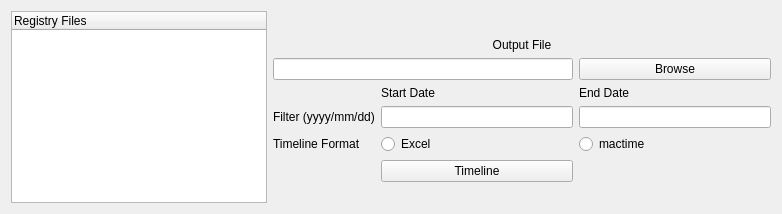
          <widget class="QWidget" name="timelineTab">
           <attribute name="title">
            <string>Timeline</string>
           </attribute>
           <layout class="QGridLayout" name="gridLayout_28">
            <item row="0" column="0">
             <layout class="QGridLayout" name="gridLayout_27">
              <item row="0" column="0" rowspan="3">
               <widget class="QTreeWidget" name="timelineTreeWidget">
                <property name="selectionMode">
                 <enum>QAbstractItemView::ExtendedSelection</enum>
                </property>
                <column>
                 <property name="text">
                  <string>Registry Files</string>
                 </property>
                </column>
               </widget>
              </item>
              <item row="0" column="1">
               <spacer name="horizontalSpacer_21">
                <property name="orientation">
                 <enum>Qt::Horizontal</enum>
                </property>
                <property name="sizeHint" stdset="0">
                 <size>
                  <width>498</width>
                  <height>20</height>
                 </size>
                </property>
               </spacer>
              </item>
              <item row="1" column="1">
               <layout class="QGridLayout" name="gridLayout_26">
                <item row="0" column="0" colspan="3">
                 <widget class="QLabel" name="label_18">
                  <property name="text">
                   <string>Output File</string>
                  </property>
                  <property name="alignment">
                   <set>Qt::AlignCenter</set>
                  </property>
                 </widget>
                </item>
                <item row="1" column="0" colspan="2">
                 <widget class="QLineEdit" name="timelineLineEdit"/>
                </item>
                <item row="1" column="2">
                 <widget class="QPushButton" name="timelineFilePushButton">
                  <property name="text">
                   <string>Browse</string>
                  </property>
                 </widget>
                </item>
                <item row="2" column="1">
                 <widget class="QLabel" name="label_25">
                  <property name="text">
                   <string>Start Date</string>
                  </property>
                  <property name="alignment">
                   <set>Qt::AlignLeading|Qt::AlignLeft|Qt::AlignVCenter</set>
                  </property>
                 </widget>
                </item>
                <item row="2" column="2">
                 <widget class="QLabel" name="label_24">
                  <property name="text">
                   <string>End Date</string>
                  </property>
                  <property name="alignment">
                   <set>Qt::AlignLeading|Qt::AlignLeft|Qt::AlignVCenter</set>
                  </property>
                 </widget>
                </item>
                <item row="3" column="0">
                 <widget class="QLabel" name="label_23">
                  <property name="text">
                   <string>Filter (yyyy/mm/dd)</string>
                  </property>
                 </widget>
                </item>
                <item row="3" column="1">
                 <widget class="QLineEdit" name="timelineStartDateLineEdit"/>
                </item>
                <item row="3" column="2">
                 <widget class="QLineEdit" name="timelineEndDateLlineEdit_2"/>
                </item>
                <item row="5" column="1">
                 <widget class="QPushButton" name="timelinePushButton">
                  <property name="text">
                   <string>Timeline</string>
                  </property>
                 </widget>
                </item>
                <item row="4" column="1">
                 <widget class="QRadioButton" name="excelRadioButton">
                  <property name="text">
                   <string>Excel</string>
                  </property>
                 </widget>
                </item>
                <item row="4" column="2">
                 <widget class="QRadioButton" name="mactimeRadioButton">
                  <property name="text">
                   <string>mactime</string>
                  </property>
                 </widget>
                </item>
                <item row="4" column="0">
                 <widget class="QLabel" name="label_26">
                  <property name="text">
                   <string>Timeline Format</string>
                  </property>
                 </widget>
                </item>
               </layout>
              </item>
              <item row="2" column="1">
               <spacer name="horizontalSpacer_22">
                <property name="orientation">
                 <enum>Qt::Horizontal</enum>
                </property>
                <property name="sizeHint" stdset="0">
                 <size>
                  <width>498</width>
                  <height>20</height>
                 </size>
                </property>
               </spacer>
              </item>
             </layout>
            </item>
           </layout>
          </widget>
